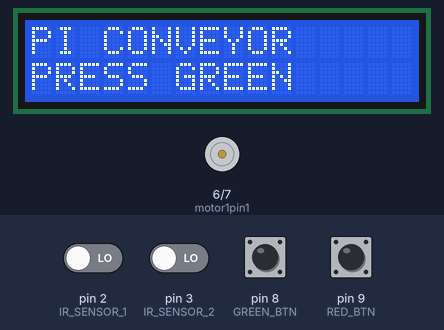
Bench run of a sketch on a simulated Arduino Uno, built with avr-gcc and run on an emulated ATmega328P. Parts: 16×2 character LCD, motor-driver pin pairs drawn as motors (green arrow = first pin HIGH = forward, orange = second pin HIGH = backward, longer = more drive, scaled by the enable pin). The test bench sets the inputs (shaded band); at power-on: pin 8 (GREEN_BTN), pin 9 (RED_BTN) HIGH, pin 2 (IR_SENSOR_1), pin 3 (IR_SENSOR_2) LOW.

Above: at 1.2 s.
1.3 s: pin 8 (GREEN_BTN) pulled LOW for 0.15 s
At 2.1 s:
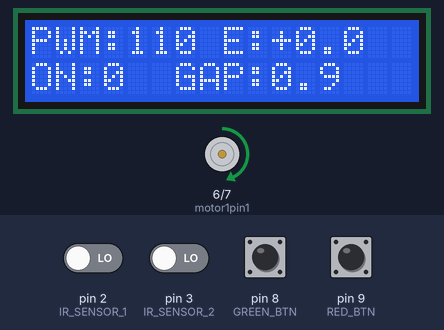
2.9 s: pin 9 (RED_BTN) pulled LOW for 0.15 s
At 4.1 s:
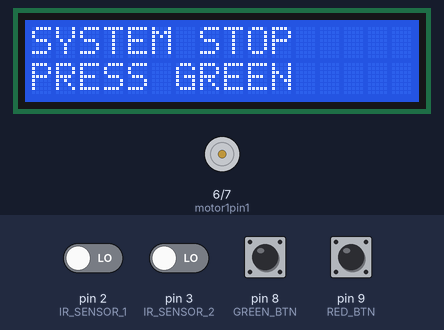
4.5 s: pin 8 (GREEN_BTN) pulled LOW for 1 s
At 5.7 s:
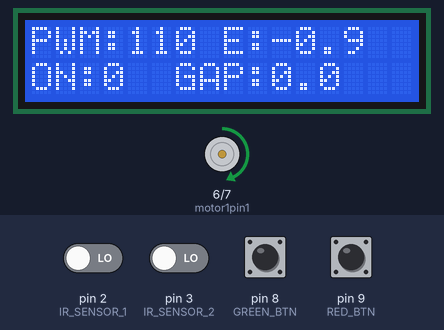
7.0 s: pin 9 (RED_BTN) pulled LOW for 1 s
At 8.4 s:
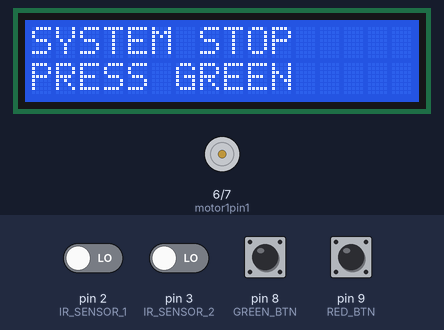
Timing chart, 0 to 10.0 s (numbered marks = the images above; inputs shaded):
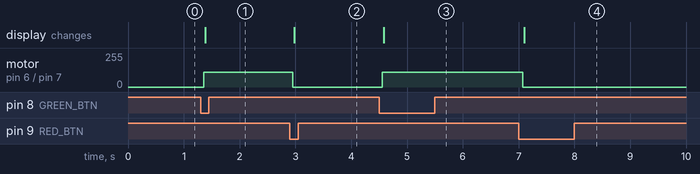

The sketch:

conveyor_pi_corrected.ino
```cpp
#include <Wire.h>
#include <LiquidCrystal_I2C.h>

// ============================================================
// LCD SETUP
// ============================================================
LiquidCrystal_I2C lcd(0x27, 16, 2);

// ============================================================
// IR SENSOR PINS
// ============================================================
const int IR_SENSOR_1 = 2;   // ENTRY SENSOR
const int IR_SENSOR_2 = 3;   // EXIT SENSOR

// ============================================================
// MOTOR DRIVER (L298N)
// ============================================================
const int motor1pin1 = 6;
const int motor1pin2 = 7;
const int ENA        = 5;

// ============================================================
// PUSH BUTTONS
// ============================================================
const int GREEN_BTN = 8;
const int RED_BTN   = 9;

// ============================================================
// SPEED SETTINGS
// ============================================================
const int DEFAULT_SPEED = 110;
const int MIN_SPEED     = 90;
const int MAX_SPEED     = 200;

// ============================================================
// TARGET GAP
// 900 ms limits belt occupancy to ~2 items at a time,
// giving IR2 corrections time to propagate before the next
// item commits to the belt.
// ============================================================
const unsigned long TARGET_GAP = 900; // milliseconds

// ============================================================
// FEED-FORWARD SCHEDULE
//
// When IR1 detects a dangerously small gap it schedules a
// soft pre-emptive speed reduction to fire midway through
// the belt travel (~1 second later). IR2 always overrides
// this with PI output when the item actually exits.
//
// FF_TRIGGER_GAP  — gap below this arms a feed-forward event
// FF_DELAY_MS     — how long after IR1 to fire (~half travel)
// FF_TARGET_PWM   — soft preliminary target PWM
// ============================================================
const unsigned long FF_TRIGGER_GAP = 700;  // ms
const unsigned long FF_DELAY_MS    = 1000; // ms
const int           FF_TARGET_PWM  = 120;  // soft pre-emptive target

// ============================================================
// PI CONTROLLER — ASYMMETRIC GAINS
//
// Reduced Ki (was 0.025 / 0.010) to prevent integral windup
// on this short 2-second transport delay belt.
// Max integral contribution = Ki * clamp = 0.005*1000 = ±5 PWM.
// Kp does the heavy lifting; I only removes residual bias.
// ============================================================
float Kp_slow = 0.18;
float Ki_slow = 0.005;

float Kp_fast = 0.07;
float Ki_fast = 0.002;

float integral = 0;

// ============================================================
// SYSTEM VARIABLES
// ============================================================
bool systemActive = false;

int currentPWM = DEFAULT_SPEED;
int targetPWM  = DEFAULT_SPEED;

int materialCount = 0;

// ============================================================
// SENSOR STATES
// ============================================================
bool lastIR1State   = HIGH;
bool lastIR2State   = HIGH;
bool lastGreenState = HIGH;
bool lastRedState   = HIGH;

// ============================================================
// TIMERS
// ============================================================
unsigned long previousEntryTime = 0;   // timestamp of last IR1 trigger
unsigned long entryGap          = 0;   // gap measured at IR1
unsigned long measuredGap       = 0;   // gap dequeued at IR2 for display
unsigned long lastLCDUpdate     = 0;

// ============================================================
// DEBOUNCE
// ============================================================
unsigned long lastIR1Debounce = 0;
unsigned long lastIR2Debounce = 0;
const unsigned long DEBOUNCE_DELAY = 120;

// ============================================================
// ENTRY GAP FIFO QUEUE
//
// IR1 enqueues each measured inter-item gap.
// IR2 dequeues the matching gap when an item exits.
//
// SEMANTICS NOTE: The queue holds N-1 gaps for N items per
// batch. The last item to exit will always dequeue the
// TARGET_GAP fallback, causing zero error — correct behaviour.
// ============================================================
const int QUEUE_SIZE = 10;
unsigned long gapQueue[QUEUE_SIZE];
int queueHead  = 0;
int queueTail  = 0;
int queueCount = 0;

void enqueueGap(unsigned long gap) {
  if (queueCount < QUEUE_SIZE) {
    gapQueue[queueTail] = gap;
    queueTail = (queueTail + 1) % QUEUE_SIZE;
    queueCount++;
  }
}

unsigned long dequeueGap() {
  if (queueCount > 0) {
    unsigned long gap = gapQueue[queueHead];
    queueHead = (queueHead + 1) % QUEUE_SIZE;
    queueCount--;
    return gap;
  }
  return TARGET_GAP; // fallback — last item of batch, no correction needed
}

// ============================================================
// FEED-FORWARD EVENT QUEUE
//
// Each entry records:
//   fireAt  — millis() timestamp when the event should execute
//   pwm     — the preliminary targetPWM to apply
//   active  — whether this slot is occupied
//
// IR1 populates slots; loop() fires them on schedule.
// IR2 cancels the matching slot before applying PI, ensuring
// PI always has final authority over feed-forward.
// ============================================================
const int FF_QUEUE_SIZE = 10;

struct FFEvent {
  unsigned long fireAt;
  int           pwm;
  bool          active;
};

FFEvent ffQueue[FF_QUEUE_SIZE];
int ffCount = 0;

void scheduleFFEvent(unsigned long delayMs, int pwm) {
  for (int i = 0; i < FF_QUEUE_SIZE; i++) {
    if (!ffQueue[i].active) {
      ffQueue[i].fireAt = millis() + delayMs;
      ffQueue[i].pwm    = pwm;
      ffQueue[i].active = true;
      ffCount++;
      return;
    }
  }
  // All slots full — drop silently (belt saturated)
}

// Called every loop() iteration — fires any due events.
// Only lowers speed, never raises it.
void processFFEvents() {
  unsigned long now = millis();
  for (int i = 0; i < FF_QUEUE_SIZE; i++) {
    if (ffQueue[i].active && now >= ffQueue[i].fireAt) {
      if (ffQueue[i].pwm < targetPWM) {
        targetPWM = ffQueue[i].pwm;
      }
      ffQueue[i].active = false;
      ffCount--;
    }
  }
}

// IR2 cancels the oldest pending FF event before applying PI,
// so PI output is never immediately overwritten by a late FF.
void cancelNextFFEvent() {
  unsigned long earliest = 0xFFFFFFFF;
  int           slot     = -1;

  for (int i = 0; i < FF_QUEUE_SIZE; i++) {
    if (ffQueue[i].active && ffQueue[i].fireAt < earliest) {
      earliest = ffQueue[i].fireAt;
      slot     = i;
    }
  }

  if (slot >= 0) {
    ffQueue[slot].active = false;
    ffCount--;
  }
}

void clearAllFFEvents() {
  for (int i = 0; i < FF_QUEUE_SIZE; i++) {
    ffQueue[i].active = false;
  }
  ffCount = 0;
}

// ============================================================
// MOTOR FUNCTIONS
// ============================================================
void motorRun(int pwmValue) {
  pwmValue = constrain(pwmValue, MIN_SPEED, MAX_SPEED);

  // Asymmetric ramp: faster slowdown, gentler speedup
  if (currentPWM > pwmValue)      currentPWM -= 5;
  else if (currentPWM < pwmValue) currentPWM += 2;

  currentPWM = constrain(currentPWM, MIN_SPEED, MAX_SPEED);

  analogWrite(ENA, currentPWM);
  digitalWrite(motor1pin1, HIGH);
  digitalWrite(motor1pin2, LOW);
}

void motorStop() {
  analogWrite(ENA, 0);
  digitalWrite(motor1pin1, LOW);
  digitalWrite(motor1pin2, LOW);
}

// ============================================================
// LCD FUNCTIONS
// ============================================================
void updateLCDReady() {
  lcd.clear();
  lcd.setCursor(0, 0); lcd.print("PI CONVEYOR");
  lcd.setCursor(0, 1); lcd.print("PRESS GREEN");
}

void updateLCDStopped() {
  lcd.clear();
  lcd.setCursor(0, 0); lcd.print("SYSTEM STOP");
  lcd.setCursor(0, 1); lcd.print("PRESS GREEN");
}

void updateLCDLive() {
  long errorMs    = (long)measuredGap - (long)TARGET_GAP;
  int  errorTenth = (int)(errorMs / 100);
  char errorSign  = (errorTenth >= 0) ? '+' : '-';
  int  errorAbs   = abs(errorTenth);

  char row0[17];
  snprintf(row0, sizeof(row0),
    "PWM:%-3d E:%c%d.%d",
    currentPWM, errorSign, errorAbs / 10, errorAbs % 10
  );
  lcd.setCursor(0, 0);
  lcd.print(row0);

  unsigned int gapTenth = (unsigned int)(measuredGap / 100);
  char row1[17];
  snprintf(row1, sizeof(row1),
    "ON:%-2d GAP:%d.%d  ",
    materialCount, gapTenth / 10, gapTenth % 10
  );
  lcd.setCursor(0, 1);
  lcd.print(row1);
}

// ============================================================
// RESET SYSTEM
// ============================================================
void resetSystem() {
  materialCount     = 0;
  previousEntryTime = 0;   // FIX: cleared so inter-batch gaps are not measured
  entryGap          = 0;
  measuredGap       = 0;
  targetPWM         = DEFAULT_SPEED;
  currentPWM        = DEFAULT_SPEED;
  integral          = 0;

  queueHead  = 0;
  queueTail  = 0;
  queueCount = 0;

  clearAllFFEvents();
}

// ============================================================
// PI SPEED CONTROL — EVENT-DRIVEN, ANTI-WINDUP
//
// Called ONLY from IR2 block (once per item exit).
//
// Key properties:
//   - Integral updates once per item exit, NOT every loop tick
//   - Conditional integration: skips accumulation when output
//     is saturated AND error would push it further into sat.
//   - Integral clamped to ±1000 → max I contribution ±5 PWM
//   - Asymmetric gains: harder brake, gentler accelerate
//   - Kp does the heavy lifting on a 2-sec transport delay belt
//   - Ki only removes residual steady-state bias
// ============================================================
void applyPIControl() {
  float error = (float)measuredGap - (float)TARGET_GAP;

  // Select asymmetric gains
  // Negative error → items too close → slow down harder
  // Positive error → items too far   → speed up gently
  float Kp = (error < 0) ? Kp_slow : Kp_fast;
  float Ki = (error < 0) ? Ki_slow : Ki_fast;

  // Compute candidate output using CURRENT integral (before update)
  // so we can inspect saturation before touching the integral state.
  float pTerm     = Kp * error;
  float iTerm     = Ki * integral;
  int   candidate = DEFAULT_SPEED + (int)(pTerm + iTerm);

  // Conditional integration — anti-windup back-calculation guard:
  // Do NOT accumulate if the output is already railed AND the new
  // error would push it further into saturation.
  //   atMin + negative error → integrating would keep us floored
  //   atMax + positive error → integrating would keep us ceilinged
  bool atMin       = (candidate <= MIN_SPEED);
  bool atMax       = (candidate >= MAX_SPEED);
  bool windingWorse = (error < 0 && atMin) || (error > 0 && atMax);

  if (!windingWorse) {
    integral += error;
    integral  = constrain(integral, -1000.0f, 1000.0f); // tight clamp
  }

  // Recompute final output with updated integral
  iTerm     = Ki * integral;
  targetPWM = DEFAULT_SPEED + (int)(pTerm + iTerm);
  targetPWM = constrain(targetPWM, MIN_SPEED, MAX_SPEED);
}

// ============================================================
// SETUP
// ============================================================
void setup() {
  pinMode(IR_SENSOR_1, INPUT);
  pinMode(IR_SENSOR_2, INPUT);

  pinMode(motor1pin1, OUTPUT);
  pinMode(motor1pin2, OUTPUT);
  pinMode(ENA, OUTPUT);

  pinMode(GREEN_BTN, INPUT_PULLUP);
  pinMode(RED_BTN,   INPUT_PULLUP);

  lcd.init();
  lcd.backlight();

  motorStop();
  updateLCDReady();
}

// ============================================================
// MAIN LOOP
// ============================================================
void loop() {
  unsigned long now = millis();

  // ==========================================================
  // GREEN BUTTON (START)
  // ==========================================================
  bool greenState = digitalRead(GREEN_BTN);
  if (lastGreenState == HIGH && greenState == LOW) {
    delay(50);
    if (!systemActive) {
      systemActive = true;
      resetSystem();
      lcd.clear();
    }
  }
  lastGreenState = greenState;

  // ==========================================================
  // RED BUTTON (STOP)
  // ==========================================================
  bool redState = digitalRead(RED_BTN);
  if (lastRedState == HIGH && redState == LOW) {
    delay(50);
    systemActive = false;
    motorStop();
    resetSystem();
    updateLCDStopped();
  }
  lastRedState = redState;

  // ==========================================================
  // MAIN SYSTEM
  // ==========================================================
  if (systemActive) {

    // ========================================================
    // IR1 — ENTRY DETECTION
    //
    // Responsibilities:
    //   1. Increment materialCount
    //   2. Measure entryGap (only if a preceding item is still
    //      on the belt — materialCount > 1 after increment,
    //      AND previousEntryTime is valid)
    //   3. Enqueue entryGap (for IR2 PI use)
    //   4. If gap is dangerously small, SCHEDULE a FF event
    //
    // FIX: Gap is only measured and enqueued when materialCount
    // was already >= 1 before this item arrived (i.e. there is
    // a real preceding item on the belt). This prevents phantom
    // inter-batch gaps from polluting the queue when the belt
    // was empty between batches.
    //
    // IR1 never writes targetPWM, never calls applyPIControl().
    // ========================================================
    bool ir1State = digitalRead(IR_SENSOR_1);

    if (lastIR1State == HIGH &&
        ir1State == LOW &&
        now - lastIR1Debounce > DEBOUNCE_DELAY) {

      lastIR1Debounce = now;

      // Capture count BEFORE incrementing to check if a
      // preceding item is genuinely present on the belt.
      int countBeforeEntry = materialCount;
      materialCount++;

      // Only measure and act on a gap if:
      //   (a) previousEntryTime is set (not the very first item ever), AND
      //   (b) there was already at least 1 item on the belt
      //       (countBeforeEntry >= 1), meaning the gap is a real
      //       intra-batch gap, not a cross-batch measurement.
      if (previousEntryTime > 0 && countBeforeEntry >= 1) {
        entryGap = now - previousEntryTime;
        enqueueGap(entryGap);

        // If the gap is dangerously small, schedule a soft
        // pre-emptive slowdown to fire midway through belt travel.
        // IR2 will cancel this and replace with PI output.
        if (entryGap < FF_TRIGGER_GAP) {
          scheduleFFEvent(FF_DELAY_MS, FF_TARGET_PWM);
        }
      }

      previousEntryTime = now;
    }

    lastIR1State = ir1State;

    // ========================================================
    // TIMED FEED-FORWARD EVENTS
    //
    // Fires any FF events whose scheduled time has arrived.
    // Only lowers speed, never raises it.
    // IR2 always cancels the matching event before applying PI.
    // ========================================================
    processFFEvents();

    // ========================================================
    // IR2 — EXIT DETECTION
    //
    // Responsibilities:
    //   1. Decrement materialCount
    //   2. Cancel the feed-forward event for this item
    //   3. Dequeue the stored gap for this item
    //   4. Run PI control → update targetPWM
    //
    // IR2 is the ONLY place that calls applyPIControl().
    // PI output always overrides any prior feed-forward target.
    // ========================================================
    bool ir2State = digitalRead(IR_SENSOR_2);

    if (lastIR2State == HIGH &&
        ir2State == LOW &&
        now - lastIR2Debounce > DEBOUNCE_DELAY) {

      lastIR2Debounce = now;

      materialCount--;
      if (materialCount < 0) materialCount = 0;

      // Cancel matching scheduled FF before PI runs, so a
      // late-firing FF cannot overwrite fresh PI output.
      cancelNextFFEvent();

      // Retrieve the gap measured at IR1 for this item.
      // If queue is empty (last item of batch), returns TARGET_GAP
      // → error = 0 → no spurious correction.
      measuredGap = dequeueGap();
      applyPIControl();
    }

    lastIR2State = ir2State;

    // ========================================================
    // NO ITEMS ON BELT → RETURN TO DEFAULT
    //
    // FIX: previousEntryTime is now also cleared here so that
    // the gap between the last item of one batch and the first
    // item of the next batch is NOT measured as an intra-batch
    // gap. Without this, a pause between batches would produce
    // a tiny phantom entryGap on the first IR1 of the new
    // batch, triggering a spurious FF slowdown.
    //
    // Fires only after IR2 confirms the belt is empty.
    // ========================================================
    if (materialCount == 0) {
      targetPWM         = DEFAULT_SPEED;
      integral          = 0;
      previousEntryTime = 0;   // FIX: prevents inter-batch gap measurement
      entryGap          = 0;
      clearAllFFEvents();
    }

    // ========================================================
    // RUN MOTOR
    // ========================================================
    motorRun(targetPWM);

    // ========================================================
    // LCD UPDATE (every 250 ms)
    // ========================================================
    if (now - lastLCDUpdate >= 250) {
      lastLCDUpdate = now;
      updateLCDLive();
    }
  }
}
```

Measured:
- after the input at 1.3 s, motor on pin 6 (motor1pin1) / pin 7 (motor1pin2): stopped → forward 110/255 after 0.05 s; the display: changes after 0.08 s (image 1)
- after the input at 2.9 s, motor on pin 6 (motor1pin1) / pin 7 (motor1pin2): forward 110/255 → stopped after 0.05 s; the display: changes after 0.07 s (image 2)
- after the input at 4.5 s, motor on pin 6 (motor1pin1) / pin 7 (motor1pin2): stopped → forward 110/255 after 0.05 s; the display: changes after 0.08 s (image 3)
- after the input at 7.0 s, motor on pin 6 (motor1pin1) / pin 7 (motor1pin2): forward 110/255 → stopped after 0.08 s; the display: changes after 0.10 s (image 4)
